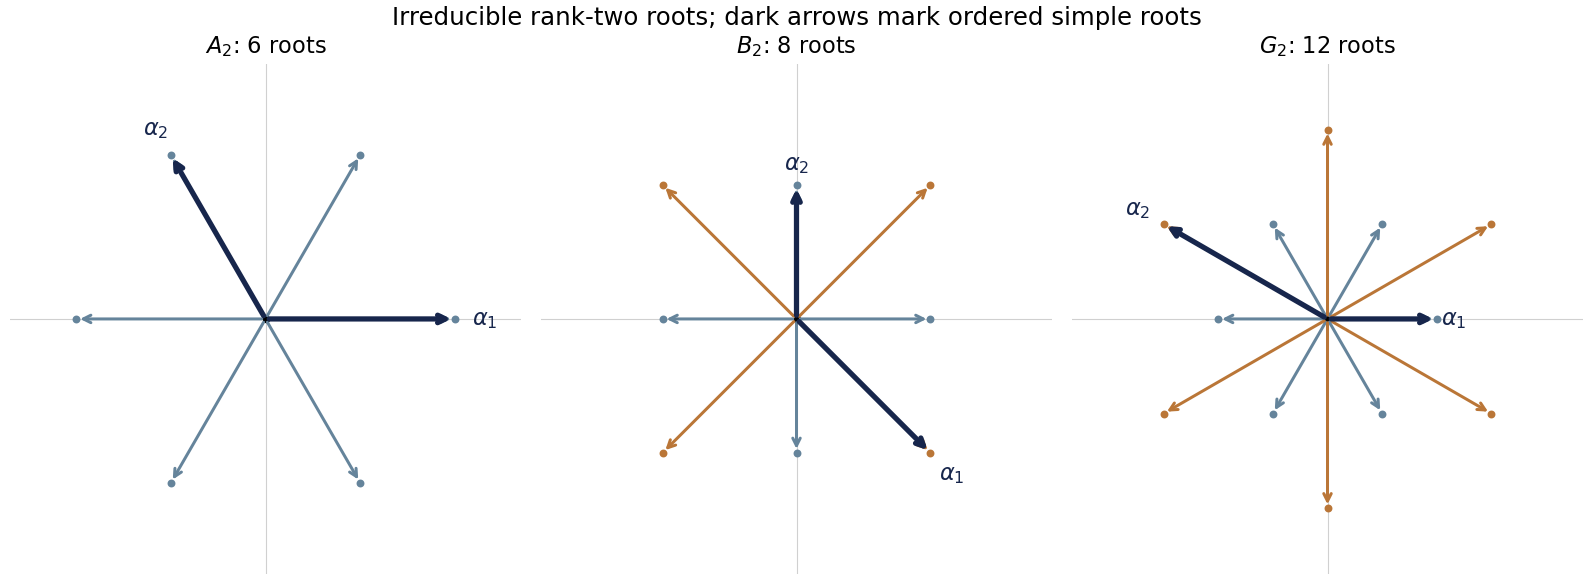

This figure's Python source:
"""Rank-two root diagrams. Python 3.14, NumPy 2.3.5, Matplotlib 3.10.7.

Writes paper-63-rank-two-roots.png to caller CWD only; preserves MPLCONFIGDIR.
"""
import numpy as np
import matplotlib
matplotlib.use("Agg")
import matplotlib.pyplot as plt

systems = [
    ("$A_2$: 6 roots", np.array([[1,0],[-0.5,np.sqrt(3)/2]]),
     [(1,0),(0,1),(1,1)]),
    ("$B_2$: 8 roots", np.array([[1,-1],[0,1]]),
     [(1,0),(0,1),(1,1),(1,2)]),
    ("$G_2$: 12 roots", np.array([[1,0],[-1.5,np.sqrt(3)/2]]),
     [(1,0),(0,1),(1,1),(2,1),(3,1),(3,2)]),
]
fig, axes = plt.subplots(1,3,figsize=(11.8,4.3),layout="constrained")
fig.patch.set_facecolor("white")
for ax,(title,simple,positive) in zip(axes,systems):
    roots=np.array(positive)@simple
    roots=np.concatenate([roots,-roots])
    lengths=np.einsum("ij,ij->i",roots,roots)
    limit=1.35*np.max(np.linalg.norm(roots,axis=1))
    ax.set_facecolor("white")
    ax.axhline(0,color="#d0d0d0",linewidth=0.6)
    ax.axvline(0,color="#d0d0d0",linewidth=0.6)
    for vector,length in zip(roots,lengths):
        color="#65849b" if np.isclose(length,min(lengths)) else "#ba7637"
        ax.annotate("",xy=vector,xytext=(0,0),
                    arrowprops={"arrowstyle":"->","color":color,"lw":1.6})
        ax.plot(*vector,"o",color=color,markersize=3.2)
    for i,vector in enumerate(simple):
        ax.annotate("",xy=vector,xytext=(0,0),
                    arrowprops={"arrowstyle":"->","color":"#17264c","lw":2.8})
        ax.text(*(1.16*vector),rf"$\alpha_{i+1}$",color="#17264c",
                fontsize=12,ha="center",va="center")
    ax.plot(0,0,"o",color="black",markersize=3)
    ax.set(aspect="equal",xlim=(-limit,limit),ylim=(-limit,limit),title=title)
    ax.set_xticks([]);ax.set_yticks([])
    for spine in ax.spines.values():spine.set_visible(False)
fig.suptitle("Irreducible rank-two roots; dark arrows mark ordered simple roots",fontsize=13)
fig.savefig("paper-63-rank-two-roots.png",dpi=135,facecolor="white",transparent=False)
plt.close(fig)
